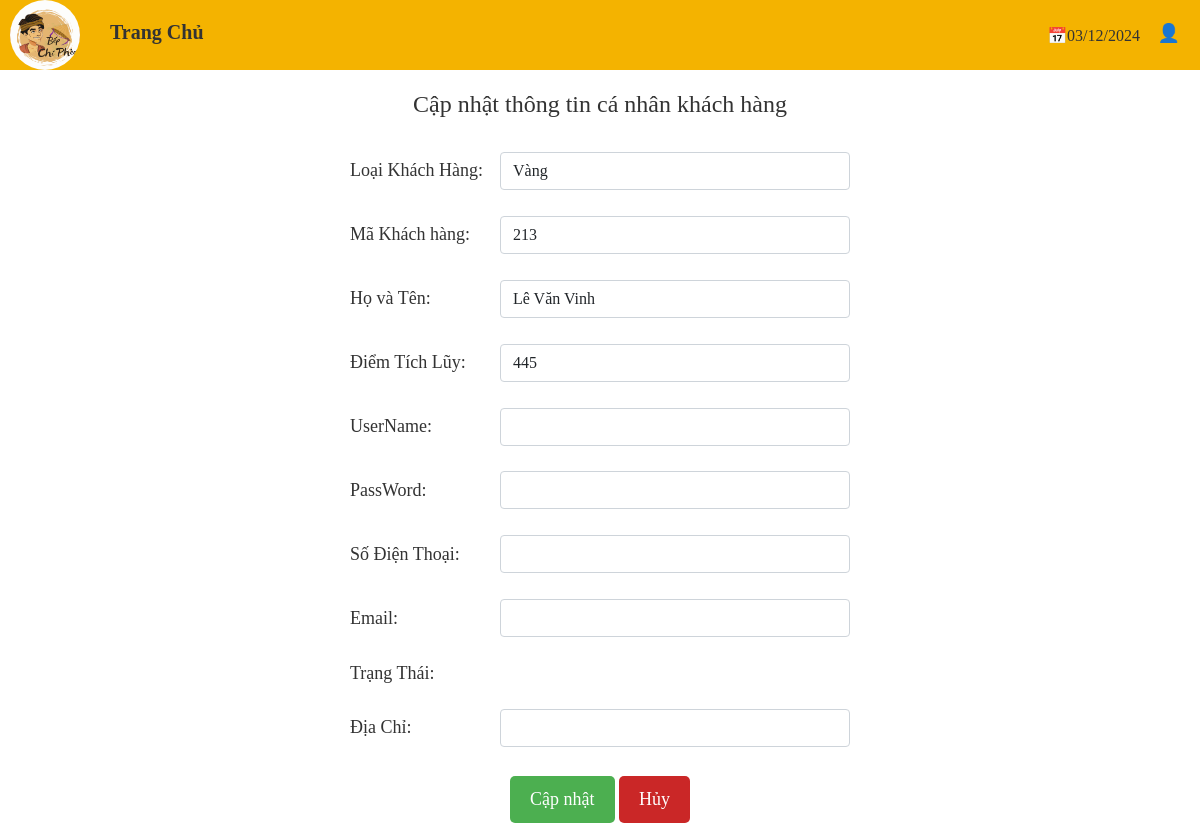
Before: /view/KHACHHANG/CN_thongtin.php?id=213 with the older database file.
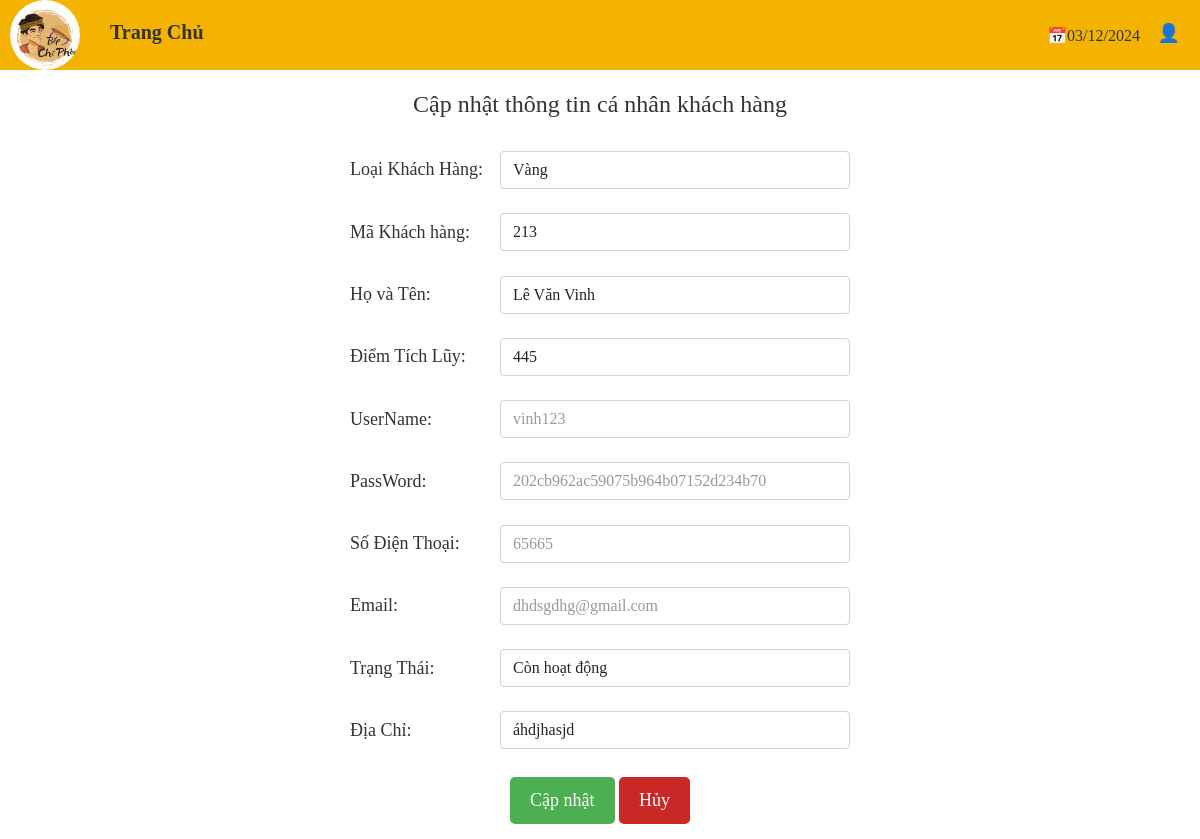
After: the same page with the newer database file.
### tables this page shows
CREATE TABLE `loaikhachhang` (
  `maLoaiKH` int(11) NOT NULL,
  `tenLoaiKH` varchar(50) NOT NULL,
  `nguongDiem` int(11) NOT NULL
);

CREATE TABLE `khachhang` (
  `maKH` varchar(10) NOT NULL,
  `hoTen` varchar(50) NOT NULL,
  `username` varchar(30) NOT NULL,
  `idNguoiDung` int(11) NOT NULL,
  `maLoaiKH` int(11) NOT NULL,
  `diemTichLuy` float NOT NULL
);

CREATE TABLE `taikhoannguoidung` (
  `idNguoiDung` int(11) NOT NULL,
  `username` varchar(50) NOT NULL,
  `pass` varchar(255) NOT NULL,
  `hoTen` varchar(50) NOT NULL,
  `email` varchar(100) NOT NULL,
  `trangThai` tinyint(4) NOT NULL,
  `loaiNguoiDung` tinyint(4) NOT NULL,
  `diaChi` varchar(255) NOT NULL,
  `SDT` varchar(15) NOT NULL
);

### model/chucnangnhanvien.php (called while the page is built, shortened)
<?php
    class tmdt
	{
		private $host = 'localhost';
		private $username = 'trieu';
		private $password = '123';
		private $database = 'db_chipheo';
		public function connect()
		{
			$con = new mysqli($this->host, $this->username, $this->password, $this->database);
			$con->set_charset("utf8");
			return $con;
		}
		public function laycot($sql)
		{
			$link = $this->connect();
			$ketqua = $link->query($sql);
			$trave = '';
			if($ketqua && $ketqua->num_rows > 0) {
				while($row = $ketqua->fetch_array()) {
					$trave = $row[0];
				}
			}
			return $trave;
		}
	}
?>

### view/KHACHHANG/CN_thongtin.php (the view, shortened to what this page needs)
<?php
    include_once("../../model/chucnangnhanvien.php");
    $p=new tmdt();
?>
<!DOCTYPE html>
<html lang="en">
<head>
    <link rel="stylesheet" href="../../css/nhanVien.css">
    <link rel="stylesheet" href="../../css/thongtin.css">
    <link rel="stylesheet" href="../../css/bootstrap-5.1.3-dist/css/bootstrap.min.css">
    <link rel="stylesheet" href="https://cdnjs.cloudflare.com/ajax/libs/font-awesome/4.7.0/css/font-awesome.min.css">
<body>
<?php
        $layid = $_REQUEST['id'];
        $layten=$p->laycot("select hoTen from khachhang where maKH = '$layid' limit 1");
        $laymakh=$p->laycot("select maKH from khachhang where maKH = '$layid' limit 1");
        $laytenloaikh=$p->laycot("select t.tenLoaiKH from khachhang n join loaikhachhang t on n.maLoaiKH = t.maLoaiKH where maKH = '$layid' limit 1");
        $laydiemtichluy=$p->laycot("select diemTichLuy from khachhang where maKH = '$layid' limit 1");
        $layemail=$p->laycot("select t.email from khachhang n join taikhoannguoidung t on n.idNguoiDung = t.idNguoiDung where maKH = '$layid' limit 1");
        $layusername = $p->laycot("SELECT t.username FROM taikhoannguoidung t
                           JOIN khachhang n ON n.idNguoiDung = t.idNguoiDung
                           WHERE maKH = '$layid' LIMIT 1");
        $laysdt=$p->laycot("select t.SDT from khachhang n join taikhoannguoidung t on n.idNguoiDung = t.idNguoiDung where maKH = '$layid' limit 1");
        $laypassword=$p->laycot("select t.pass from khachhang n join taikhoannguoidung t on n.idNguoiDung = t.idNguoiDung where maKH = '$layid' limit 1");
        $laytrangthai=$p->laycot("select t.trangThai from khachhang n join taikhoannguoidung t on n.idNguoiDung = t.idNguoiDung where maKH = '$layid' limit 1");
        $laydiachi=$p->laycot("select t.diaChi from khachhang n join taikhoannguoidung t on n.idNguoiDung = t.idNguoiDung where maKH = '$layid' limit 1");
    ?>
<div class="container-fluid p-0">
    <div class="header">
         <div class="logo" style="padding: 0; border-radius: 100px;">
                <a href="../../index.php"><img src="../../img/ChiPheologo.png" alt="" style="width: 100%; height: 100%; border-radius: 100px;"></a>
        </div>
        <h1><a href="../../index.php">Trang Chủ</a></h1>
        <div class="date" style="float:right; margin-right: 50px; margin-top: -20px;"><span>📅</span><span id="currentDate"></span></div>
        <div class="menu-icon" style="float:right;" onclick="toggleSidebar()">👤</div>
    </div>
    <div class="container" style="width:100%;">
        <div class="content" align="center">
            <h2 >Cập nhật thông tin cá nhân khách hàng</h2>
            <div class="form-container">
            <form method="post" enctype="multipart/form-data" name="form1" id="form1" style="width: 100%; height: 100px;">
                    <table style="margin:0; width: 500px; height:700px">
                        <tr>
                            <td style="width: 150px;"><label for="tenLoaiKH">Loại Khách Hàng:</label></td>
                            <td><input type="input" class="form-control" size="200" id="tenLoaiKH" value="<?php echo $laytenloaikh;?>" name="tenLoaiKH"></td>
                        </tr>
                        <tr>
                            <td style="width: 150px;"><label for="maKH">Mã Khách hàng:</label></td>
                            <td><input type="input" class="form-control" size="200" id="maKH" value="<?php echo $laymakh;?>" name="maKH"></td>
                        </tr>
                        <tr>
                            <td style="width: 150px;"><label for="hoTen">Họ và Tên:</label></td>
                            <td><input type="input" class="form-control" size="200" id="hoTen" value="<?php echo $layten;?>" name="hoTen"></td>
                        </tr>
                        <tr>
                            <td style="width: 150px;"><label for="diemTichLuy">Điểm Tích Lũy:</label></td>
                            <td><input type="input" class="form-control" size="200" id="diemTichLuy" value="<?php echo $laydiemtichluy;?>" name="diemTichLuy"></td>
                        </tr>
                        <tr>
                            <td style="width: 150px;"><label for="username">UserName:</label></td>
                            <td><input type="input" class="form-control" size="200" id="username" value="<?php echo $layusername;?>"   name="username"  style="color: #999;"></td>
                        </tr>
                        <tr>
                            <td style="width: 150px;"><label for="password">PassWord:</label></td>
                            <td><input type="input" class="form-control" size="200" id="password" value="<?php echo $laypassword;?>"  name="password" style="color: #999;"></td>
                        </tr>
                        <tr>
                            <td style="width: 150px;"><label for="sdt">Số Điện Thoại:</label></td>
                            <td><input type="input" class="form-control" size="200" id="sdt" value="<?php echo $laysdt;?>" name="sdt" style="color: #999;"></td>
                        </tr>
                        <tr>
                            <td style="width: 150px;"><label for="email">Email:</label></td>
                            <td><input type="input" class="form-control" size="200" id="email" value="<?php echo $layemail;?>" name="email" style="color: #999;"></td>
                        </tr>
                        <tr>
                            <td style="width: 150px;"><label for="trangThai">Trạng Thái:</label></td>
                            <?php
                                switch($laytrangthai)
                                {
                                    case 1:
                                            echo '<td><input type="input" class="form-control" size="200" id="trangThai" value="Còn hoạt động" name="trangThai"></td>';
                                            break;
                                    }
                            ?>
                        </tr>
                        <tr>
                            <td style="width: 150px;"><label for="diaChi">Địa Chỉ:</label></td>
                            <td><input type="input" class="form-control" size="200" id="diaChi" value="<?php echo $laydiachi;?>" name="diaChi"></td>
                        </tr>
                        <tr>
                             <div class="button-container">
                                    <td colspan=2 style="text-align:center;">
                                        <button type="submit" name="btnsua" id="btnsua" class="button" value="Cập Nhật">Cập nhật</button>
                                        <button  type="reset" name="btnsua" id="btnsua" class="button cancel" value="Hủy">Hủy</button>
                                    </td>
                            </div>
                            </tr>
                    </table>
                </form>
            </div>
        </div>
    </div>
</body>
</html>

### css/nhanVien.css (style rules this page uses)
* { margin: 0; padding: 0; box-sizing: border-box; font-family: 'Times New Roman', Times, serif; }
body { width: 100%; margin: 0; padding: 0; background-color: #333; color: #333; }
.header { width: 100%; height: 70px; background-color: #f4b300; align-items: center; justify-content: space-between; padding: 10px; color: #333; }
.header .logo { width: 70px; height: 100%; background-color: #d2691e; display: flex; align-items: center; justify-content: center; color: #fff; font-weight: bold; margin-right: 20px; }
h1 a { color: #333; font-size: 20px; text-decoration: none; font-weight: bold; }
.header h1 { margin: 0; color: #333; font-size: 20px; margin-top: 15px; }
.container { display: flex; background-color: #fff; height: calc(100vh - 70px); }
.content { width: 100%; flex-grow: 1; padding: 20px; color: #333; font-size: 18px; }
.content h2 { color: #333; font-size: 24px; margin-bottom: 20px; text-align: center; }
.form-container { display: flex; flex-direction: column; align-items: center; margin: 0 auto; }
.button-container { display: flex; gap: 10px; }
.button { background-color: #4CAF50; color: white; padding: 10px 20px; border: none; border-radius: 5px; cursor: pointer; }
.button.cancel { background-color: #ca2727; }
a { text-decoration: none; }

### css/thongtin.css (style rules this page uses)
* { font-family: 'Times New Roman', Times, serif; }
.menu-icon { cursor: pointer; font-size: 18px; position: absolute; top: 20px; right: 20px; }
.header { width: 100%; height: 70px; background-color: #f4b300; align-items: center; justify-content: space-between; padding: 10px; color: #333; }
.header .logo { width: 70px; height: 100%; background-color: #d2691e; display: flex; align-items: center; justify-content: center; color: #fff; font-weight: bold; margin-right: 20px; }
h1 a { color: #333; font-size: 20px; text-decoration: none; font-weight: bold; }
.header h1 { margin: 0; color: #333; font-size: 20px; margin-top: 15px; }

### view/KHACHHANG/CN_thongtin.php (style rules this page uses)
.header h1 { margin-top: -40px; margin-left: 100px; }

Changed rows visible on the page:
now on this page (row edited): taikhoannguoidung: username "vinh123", sdt "65665", diaChi "áhdjhasjd"
Other visible differences:
form field password: (not shown) → "202cb962ac59075b964b07152d234b70"
form field email: (not shown) → "dhdsgdhg@gmail.com"
form field trangThai: (not shown) → "Còn hoạt động"
